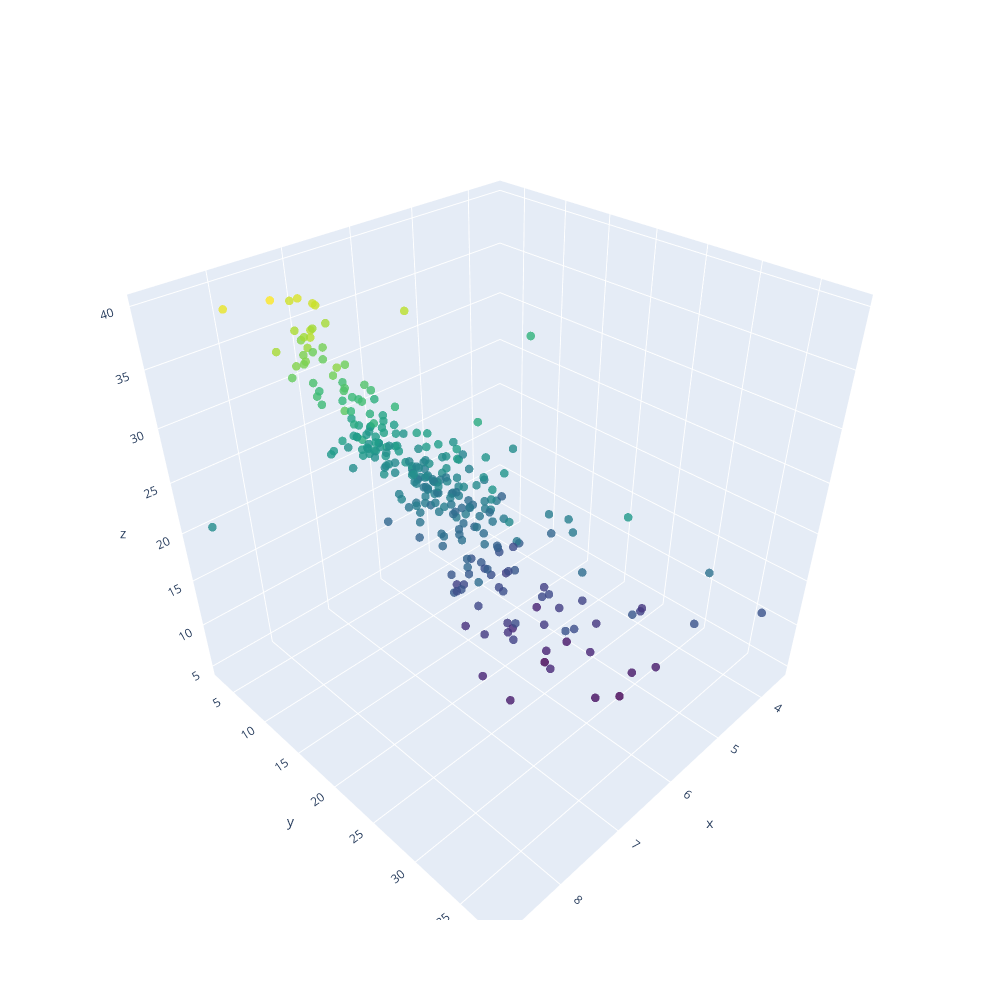

Source (notebook cell):
### Markdown cell above
### Vizualizace dat ve 3D
Protože máme dvě vstupní proměnné a jednu výstupní. Data nejlépe zobrazíme ve 3D grafu.

### Code cell
x_label, y_label, z_label = "RM", "LSTAT", "MEDV"
x1 = X_train[:, 0]  # 1. sloupec
x2 = X_train[:, 1]  # 2. sloupec
y = y_train  # Cílová proměnná
    
# 3D graf
fig = go.Figure(layout=go.Layout(width=1000, height=1000))

fig.add_trace(go.Scatter3d(
        x=x1, y=x2, z=y,
        mode='markers',
        marker=dict(size=5, color=y, colorscale='Viridis', opacity=0.8),
        name="Data"
))
fig.show()

### Figure 1 — Plotly figure (JSON) as saved in the notebook; plotly's stock layout.template omitted (floating-point values rounded to 4 significant figures; data arrays with more than 128 entries replaced by an {"elided": "..."} marker saying what was removed)
{"data": [{"marker": {"color": {"elided": "278 float values"}, "colorscale": [[0, "#440154"], [0.1111, "#482878"], [0.2222, "#3e4989"], [0.3333, "#31688e"], [0.4444, "#26828e"], [0.5556, "#1f9e89"], [0.6667, "#35b779"], [0.7778, "#6ece58"], [0.8889, "#b5de2b"], [1, "#fde725"]], "opacity": 0.8, "size": 5}, "mode": "markers", "name": "Data", "type": "scatter3d", "x": {"elided": "278 float values"}, "y": {"elided": "278 float values"}, "z": {"elided": "278 float values"}}], "layout": {"height": 1000, "width": 1000}}
